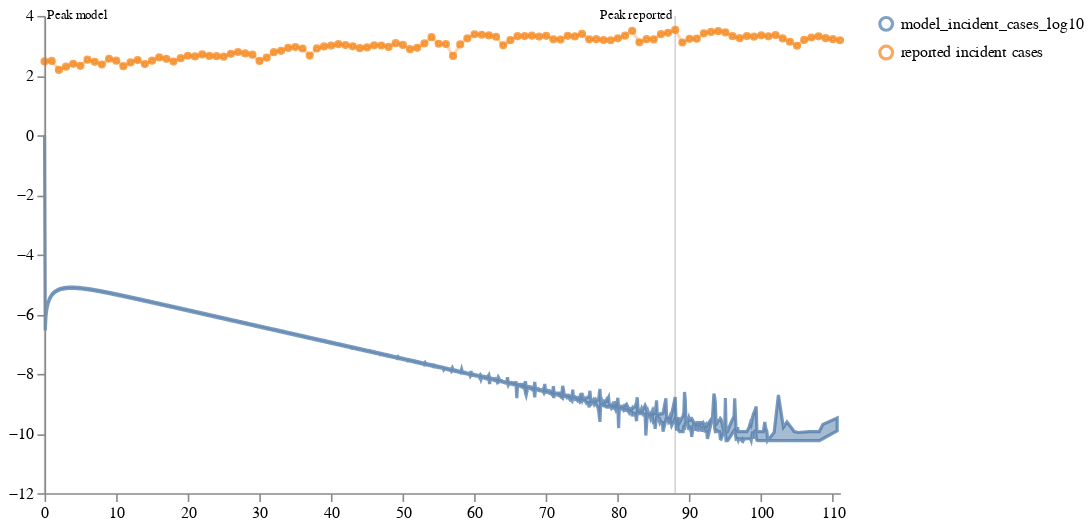

Notebook cell for this chart:
### Code cell
schema = plots.trajectories(calibrated_samples[calibrated_samples['timepoint_days'] <= 115], keep='model_incident_cases_log10',
                            markers={"Peak model": peak_model, "Peak reported": peak_reported},
                           points=incident_cases.reset_index(drop=True).apply(np.log10)
                           )
schema = plots.pad(schema, 5)


schema
plots.ipy_display(schema)

### Figure 1 — Vega specification as saved in the notebook (floating-point values rounded to 4 significant figures; data arrays with more than 128 entries replaced by an {"elided": "..."} marker saying what was removed)
{"$schema": "https://vega.github.io/schema/vega/v5.json", "axes": [{"name": "x_axis", "orient": "bottom", "scale": "xscale", "zindex": 100}, {"name": "y_axis", "orient": "left", "scale": "yscale", "zindex": 100}], "data": [{"name": "distributions", "values": {"elided": "959 records"}}, {"name": "traces", "transform": [{"expr": "isValid(datum.value)", "type": "filter"}], "values": []}, {"name": "points", "values": [{"sample_id": 0, "timepoint": 0, "trajectory": "reported incident cases", "value": 2.474}, {"sample_id": 0, "timepoint": 1, "trajectory": "reported incident cases", "value": 2.491}, {"sample_id": 0, "timepoint": 2, "trajectory": "reported incident cases", "value": 2.19}, {"sample_id": 0, "timepoint": 3, "trajectory": "reported incident cases", "value": 2.299}, {"sample_id": 0, "timepoint": 4, "trajectory": "reported incident cases", "value": 2.394}, {"sample_id": 0, "timepoint": 5, "trajectory": "reported incident cases", "value": 2.326}, {"sample_id": 0, "timepoint": 6, "trajectory": "reported incident cases", "value": 2.531}, {"sample_id": 0, "timepoint": 7, "trajectory": "reported incident cases", "value": 2.461}, {"sample_id": 0, "timepoint": 8, "trajectory": "reported incident cases", "value": 2.371}, {"sample_id": 0, "timepoint": 9, "trajectory": "reported incident cases", "value": 2.563}, {"sample_id": 0, "timepoint": 10, "trajectory": "reported incident cases", "value": 2.501}, {"sample_id": 0, "timepoint": 11, "trajectory": "reported incident cases", "value": 2.316}, {"sample_id": 0, "timepoint": 12, "trajectory": "reported incident cases", "value": 2.441}, {"sample_id": 0, "timepoint": 13, "trajectory": "reported incident cases", "value": 2.52}, {"sample_id": 0, "timepoint": 14, "trajectory": "reported incident cases", "value": 2.384}, {"sample_id": 0, "timepoint": 15, "trajectory": "reported incident cases", "value": 2.501}, {"sample_id": 0, "timepoint": 16, "trajectory": "reported incident cases", "value": 2.61}, {"sample_id": 0, "timepoint": 17, "trajectory": "reported incident cases", "value": 2.561}, {"sample_id": 0, "timepoint": 18, "trajectory": "reported incident cases", "value": 2.47}, {"sample_id": 0, "timepoint": 19, "trajectory": "reported incident cases", "value": 2.583}, {"sample_id": 0, "timepoint": 20, "trajectory": "reported incident cases", "value": 2.665}, {"sample_id": 0, "timepoint": 21, "trajectory": "reported incident cases", "value": 2.642}, {"sample_id": 0, "timepoint": 22, "trajectory": "reported incident cases", "value": 2.708}, {"sample_id": 0, "timepoint": 23, "trajectory": "reported incident cases", "value": 2.66}, {"sample_id": 0, "timepoint": 24, "trajectory": "reported incident cases", "value": 2.65}, {"sample_id": 0, "timepoint": 25, "trajectory": "reported incident cases", "value": 2.634}, {"sample_id": 0, "timepoint": 26, "trajectory": "reported incident cases", "value": 2.729}, {"sample_id": 0, "timepoint": 27, "trajectory": "reported incident cases", "value": 2.79}, {"sample_id": 0, "timepoint": 28, "trajectory": "reported incident cases", "value": 2.743}, {"sample_id": 0, "timepoint": 29, "trajectory": "reported incident cases", "value": 2.701}, {"sample_id": 0, "timepoint": 30, "trajectory": "reported incident cases", "value": 2.491}, {"sample_id": 0, "timepoint": 31, "trajectory": "reported incident cases", "value": 2.601}, {"sample_id": 0, "timepoint": 32, "trajectory": "reported incident cases", "value": 2.783}, {"sample_id": 0, "timepoint": 33, "trajectory": "reported incident cases", "value": 2.831}, {"sample_id": 0, "timepoint": 34, "trajectory": "reported incident cases", "value": 2.928}, {"sample_id": 0, "timepoint": 35, "trajectory": "reported incident cases", "value": 2.954}, {"sample_id": 0, "timepoint": 36, "trajectory": "reported incident cases", "value": 2.908}, {"sample_id": 0, "timepoint": 37, "trajectory": "reported incident cases", "value": 2.67}, {"sample_id": 0, "timepoint": 38, "trajectory": "reported incident cases", "value": 2.908}, {"sample_id": 0, "timepoint": 39, "trajectory": "reported incident cases", "value": 2.976}, {"sample_id": 0, "timepoint": 40, "trajectory": "reported incident cases", "value": 3.007}, {"sample_id": 0, "timepoint": 41, "trajectory": "reported incident cases", "value": 3.053}, {"sample_id": 0, "timepoint": 42, "trajectory": "reported incident cases", "value": 3.024}, {"sample_id": 0, "timepoint": 43, "trajectory": "reported incident cases", "value": 2.982}, {"sample_id": 0, "timepoint": 44, "trajectory": "reported incident cases", "value": 2.917}, {"sample_id": 0, "timepoint": 45, "trajectory": "reported incident cases", "value": 2.945}, {"sample_id": 0, "timepoint": 46, "trajectory": "reported incident cases", "value": 3.016}, {"sample_id": 0, "timepoint": 47, "trajectory": "reported incident cases", "value": 3.009}, {"sample_id": 0, "timepoint": 48, "trajectory": "reported incident cases", "value": 2.961}, {"sample_id": 0, "timepoint": 49, "trajectory": "reported incident cases", "value": 3.085}, {"sample_id": 0, "timepoint": 50, "trajectory": "reported incident cases", "value": 3.028}, {"sample_id": 0, "timepoint": 51, "trajectory": "reported incident cases", "value": 2.885}, {"sample_id": 0, "timepoint": 52, "trajectory": "reported incident cases", "value": 2.93}, {"sample_id": 0, "timepoint": 53, "trajectory": "reported incident cases", "value": 3.078}, {"sample_id": 0, "timepoint": 54, "trajectory": "reported incident cases", "value": 3.286}, {"sample_id": 0, "timepoint": 55, "trajectory": "reported incident cases", "value": 3.067}, {"sample_id": 0, "timepoint": 56, "trajectory": "reported incident cases", "value": 3.058}, {"sample_id": 0, "timepoint": 57, "trajectory": "reported incident cases", "value": 2.657}, {"sample_id": 0, "timepoint": 58, "trajectory": "reported incident cases", "value": 3.046}, {"sample_id": 0, "timepoint": 59, "trajectory": "reported incident cases", "value": 3.247}, {"sample_id": 0, "timepoint": 60, "trajectory": "reported incident cases", "value": 3.385}, {"sample_id": 0, "timepoint": 61, "trajectory": "reported incident cases", "value": 3.368}, {"sample_id": 0, "timepoint": 62, "trajectory": "reported incident cases", "value": 3.347}, {"sample_id": 0, "timepoint": 63, "trajectory": "reported incident cases", "value": 3.301}, {"sample_id": 0, "timepoint": 64, "trajectory": "reported incident cases", "value": 3.014}, {"sample_id": 0, "timepoint": 65, "trajectory": "reported incident cases", "value": 3.188}, {"sample_id": 0, "timepoint": 66, "trajectory": "reported incident cases", "value": 3.319}, {"sample_id": 0, "timepoint": 67, "trajectory": "reported incident cases", "value": 3.323}, {"sample_id": 0, "timepoint": 68, "trajectory": "reported incident cases", "value": 3.338}, {"sample_id": 0, "timepoint": 69, "trajectory": "reported incident cases", "value": 3.307}, {"sample_id": 0, "timepoint": 70, "trajectory": "reported incident cases", "value": 3.334}, {"sample_id": 0, "timepoint": 71, "trajectory": "reported incident cases", "value": 3.214}, {"sample_id": 0, "timepoint": 72, "trajectory": "reported incident cases", "value": 3.207}, {"sample_id": 0, "timepoint": 73, "trajectory": "reported incident cases", "value": 3.332}, {"sample_id": 0, "timepoint": 74, "trajectory": "reported incident cases", "value": 3.314}, {"sample_id": 0, "timepoint": 75, "trajectory": "reported incident cases", "value": 3.396}, {"sample_id": 0, "timepoint": 76, "trajectory": "reported incident cases", "value": 3.214}, {"sample_id": 0, "timepoint": 77, "trajectory": "reported incident cases", "value": 3.218}, {"sample_id": 0, "timepoint": 78, "trajectory": "reported incident cases", "value": 3.193}, {"sample_id": 0, "timepoint": 79, "trajectory": "reported incident cases", "value": 3.184}, {"sample_id": 0, "timepoint": 80, "trajectory": "reported incident cases", "value": 3.249}, {"sample_id": 0, "timepoint": 81, "trajectory": "reported incident cases", "value": 3.339}, {"sample_id": 0, "timepoint": 82, "trajectory": "reported incident cases", "value": 3.5}, {"sample_id": 0, "timepoint": 83, "trajectory": "reported incident cases", "value": 3.115}, {"sample_id": 0, "timepoint": 84, "trajectory": "reported incident cases", "value": 3.218}, {"sample_id": 0, "timepoint": 85, "trajectory": "reported incident cases", "value": 3.211}, {"sample_id": 0, "timepoint": 86, "trajectory": "reported incident cases", "value": 3.386}, {"sample_id": 0, "timepoint": 87, "trajectory": "reported incident cases", "value": 3.435}, {"sample_id": 0, "timepoint": 88, "trajectory": "reported incident cases", "value": 3.529}, {"sample_id": 0, "timepoint": 89, "trajectory": "reported incident cases", "value": 3.109}, {"sample_id": 0, "timepoint": 90, "trajectory": "reported incident cases", "value": 3.232}, {"sample_id": 0, "timepoint": 91, "trajectory": "reported incident cases", "value": 3.237}, {"sample_id": 0, "timepoint": 92, "trajectory": "reported incident cases", "value": 3.416}, {"sample_id": 0, "timepoint": 93, "trajectory": "reported incident cases", "value": 3.462}, {"sample_id": 0, "timepoint": 94, "trajectory": "reported incident cases", "value": 3.49}, {"sample_id": 0, "timepoint": 95, "trajectory": "reported incident cases", "value": 3.448}, {"sample_id": 0, "timepoint": 96, "trajectory": "reported incident cases", "value": 3.322}, {"sample_id": 0, "timepoint": 97, "trajectory": "reported incident cases", "value": 3.253}, {"sample_id": 0, "timepoint": 98, "trajectory": "reported incident cases", "value": 3.324}, {"sample_id": 0, "timepoint": 99, "trajectory": "reported incident cases", "value": 3.305}, {"sample_id": 0, "timepoint": 100, "trajectory": "reported incident cases", "value": 3.349}, {"sample_id": 0, "timepoint": 101, "trajectory": "reported incident cases", "value": 3.316}, {"sample_id": 0, "timepoint": 102, "trajectory": "reported incident cases", "value": 3.357}, {"sample_id": 0, "timepoint": 103, "trajectory": "reported incident cases", "value": 3.244}, {"sample_id": 0, "timepoint": 104, "trajectory": "reported incident cases", "value": 3.133}, {"sample_id": 0, "timepoint": 105, "trajectory": "reported incident cases", "value": 3.0}, {"sample_id": 0, "timepoint": 106, "trajectory": "reported incident cases", "value": 3.193}, {"sample_id": 0, "timepoint": 107, "trajectory": "reported incident cases", "value": 3.276}, {"sample_id": 0, "timepoint": 108, "trajectory": "reported incident cases", "value": 3.314}, {"sample_id": 0, "timepoint": 109, "trajectory": "reported incident cases", "value": 3.255}, {"sample_id": 0, "timepoint": 110, "trajectory": "reported incident cases", "value": 3.221}, {"sample_id": 0, "timepoint": 111, "trajectory": "reported incident cases", "value": 3.184}]}, {"name": "markers", "values": [{"label": "Peak model", "timepoint": 0}, {"label": "Peak reported", "timepoint": 88}]}, {"name": "selected", "on": [{"remove": true, "trigger": "clear"}, {"remove": true, "trigger": "!shift"}, {"insert": "clicked", "trigger": "!shift && clicked"}, {"toggle": "clicked", "trigger": "shift && clicked"}]}], "height": 300, "legends": [{"encode": {"labels": {"interactive": true, "name": "legendLabel", "update": {"opacity": [{"test": "!length(data('selected')) || indata('selected', 'value', datum.value)", "value": 1}, {"value": 0.25}]}}, "symbols": {"interactive": true, "name": "legendSymbol", "update": {"fill": {"value": "transparent"}, "opacity": [{"test": "!length(data('selected')) || indata('selected', 'value', datum.value)", "value": 0.7}, {"value": 0.15}], "size": {"value": 64}, "strokeWidth": {"value": 2}}}}, "name": "color_legend", "stroke": "color"}], "marks": [{"from": {"facet": {"data": "points", "groupby": "trajectory", "name": "points_split"}}, "marks": [{"encode": {"hover": {"fillOpacity": {"value": 0.9}}, "update": {"fill": {"field": "trajectory", "scale": "color"}, "fillOpacity": [{"test": "!length(data('selected')) || indata('selected', 'value', datum.trajectory)", "value": 0.5}, {"value": 0.15}], "size": {"value": 10}, "stroke": {"field": "trajectory", "scale": "color"}, "strokeOpacity": [{"test": "!length(data('selected')) || indata('selected', 'value', datum.trajectory)", "value": 0.75}, {"value": 0.15}], "strokeWidth": {"value": 2}, "tooltip": {"field": "value"}, "x": {"field": "timepoint", "scale": "xscale"}, "y": {"field": "value", "scale": "yscale"}}}, "from": {"data": "points_split"}, "name": "_points_symbol", "type": "symbol", "zindex": 3}, {"encode": {"hover": {"fillOpacity": {"value": 0.9}}, "update": {"interpolate": {"value": "linear"}, "stroke": {"field": "trajectory", "scale": "color"}, "strokeOpacity": [{"test": "!length(data('selected')) || indata('selected', 'value', datum.trajectory)", "value": 0.3}, {"value": 0.1}], "strokeWidth": {"value": 2}, "x": {"field": "timepoint", "scale": "xscale"}, "y": {"field": "value", "scale": "yscale"}}}, "from": {"data": "points_split"}, "name": "_points_line", "type": "line", "zindex": 3}], "name": "_points", "type": "group", "zindex": 3}, {"from": {"facet": {"data": "traces", "groupby": "trajectory", "name": "traces_split"}}, "marks": [{"encode": {"hover": {"fillOpacity": {"value": 0.9}}, "update": {"interpolate": {"value": "linear"}, "stroke": {"field": "trajectory", "scale": "color"}, "strokeOpacity": [{"test": "!length(data('selected')) || indata('selected', 'value', datum.trajectory)", "value": 0.75}, {"value": 0.15}], "strokeWidth": {"value": 2}, "x": {"field": "timepoint", "scale": "xscale"}, "y": {"field": "value", "scale": "yscale"}}}, "from": {"data": "traces_split"}, "name": "_traces_lines", "type": "line"}], "name": "_traces", "type": "group", "zindex": 2}, {"from": {"facet": {"data": "distributions", "groupby": "trajectory", "name": "trajectory_split"}}, "marks": [{"encode": {"hover": {"fillOpacity": {"value": 0.9}}, "update": {"fill": {"field": "trajectory", "scale": "color"}, "fillOpacity": [{"test": "!length(data('selected')) || indata('selected', 'value', datum.trajectory)", "value": 0.5}, {"value": 0.15}], "interpolate": {"value": "linear"}, "stroke": {"field": "trajectory", "scale": "color"}, "strokeOpacity": [{"test": "!length(data('selected')) || indata('selected', 'value', datum.trajectory)", "value": 0.75}, {"value": 0.15}], "strokeWidth": {"value": 2}, "x": {"field": "timepoint", "scale": "xscale"}, "y": {"field": "upper", "scale": "yscale"}, "y2": {"field": "lower", "scale": "yscale"}}}, "from": {"data": "trajectory_split"}, "type": "area"}], "name": "_distributions", "type": "group", "zindex": 1}, {"marks": [{"encode": {"enter": {"stroke": {"value": "lightgray"}}, "update": {"opacity": {"value": 1}, "x": {"field": "timepoint", "scale": "xscale"}, "y": {"signal": "height"}, "y2": {"value": 0}}}, "from": {"data": "markers"}, "name": "_marker text", "type": "rule"}, {"encode": {"enter": {"fontSize": {"value": 8}, "text": {"field": "datum.label"}, "y": {"value": 0}}}, "from": {"data": "_marker text"}, "name": "_marker flags", "transform": [{"as": ["x", "_y", "opacity", "align", "baseline"], "lineAnchor": "start", "offset": [1], "size": {"signal": "[width, height]"}, "type": "label"}], "type": "text"}], "name": "_markers", "type": "group"}], "padding": 5, "scales": [{"domain": {"fields": [{"data": "distributions", "field": "timepoint"}, {"data": "traces", "field": "timepoint"}, {"data": "points", "field": "timepoint"}, {"data": "markers", "field": "timepoint"}]}, "name": "xscale", "range": "width", "type": "linear", "zero": false}, {"domain": {"fields": [{"data": "distributions", "field": "lower"}, {"data": "distributions", "field": "upper"}, {"data": "traces", "field": "value"}, {"data": "points", "field": "value"}]}, "name": "yscale", "nice": true, "range": "height", "type": "linear", "zero": true}, {"domain": {"fields": [{"data": "distributions", "field": "trajectory"}, {"data": "traces", "field": "trajectory"}, {"data": "points", "field": "trajectory"}]}, "name": "color", "range": "category", "type": "ordinal"}], "signals": [{"name": "clear", "on": [{"events": "mouseup[!event.item]", "force": true, "update": "true"}], "value": true}, {"name": "shift", "on": [{"events": "@legendSymbol:click, @legendLabel:click", "force": true, "update": "event.shiftKey"}], "value": false}, {"name": "clicked", "on": [{"events": "@legendSymbol:click, @legendLabel:click", "force": true, "update": "{value: datum.value}"}], "value": null}], "width": 500}
